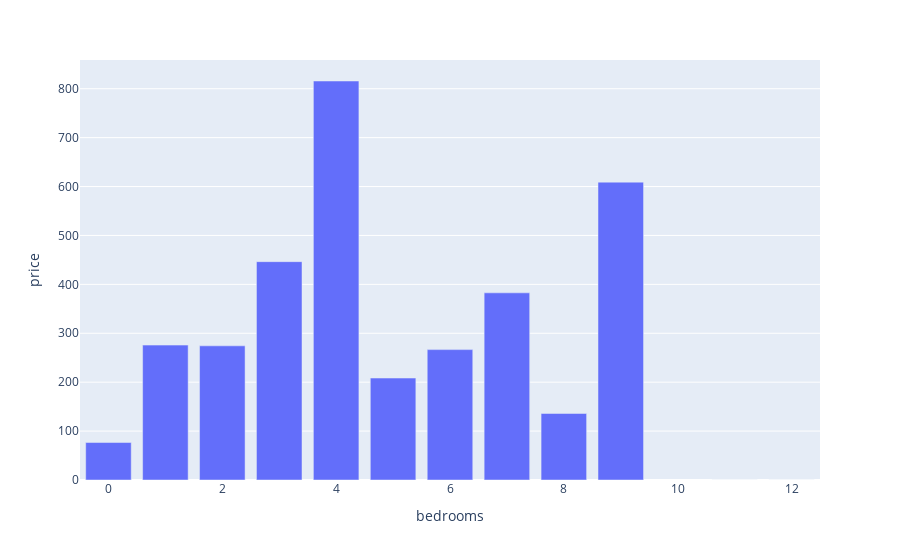

The cell this chart's notebook holds for it:
### Code cell
px.bar(avg_price_by_bedroom,x='bedrooms',y='price')

### Figure 1 — Plotly figure (JSON) as saved in the notebook; plotly's stock layout.template omitted (floating-point values rounded to 4 significant figures)
{"data": [{"hovertemplate": "bedrooms=%{x}<br>price=%{y}<extra></extra>", "legendgroup": "", "marker": {"color": "#636efa", "pattern": {"shape": ""}}, "name": "", "orientation": "v", "showlegend": false, "textposition": "auto", "type": "bar", "x": [0, 1, 2, 3, 4, 5, 6, 7, 8, 9, 11, 12], "xaxis": "x", "y": [76.6, 275.8, 274.3, 446.4, 815.8, 208.4, 266.6, 382.7, 136.0, 609.0, 0.0, 0.0], "yaxis": "y"}], "layout": {"barmode": "relative", "legend": {"tracegroupgap": 0}, "margin": {"t": 60}, "xaxis": {"anchor": "y", "domain": [0, 1], "title": {"text": "bedrooms"}}, "yaxis": {"anchor": "x", "domain": [0, 1], "title": {"text": "price"}}}}
